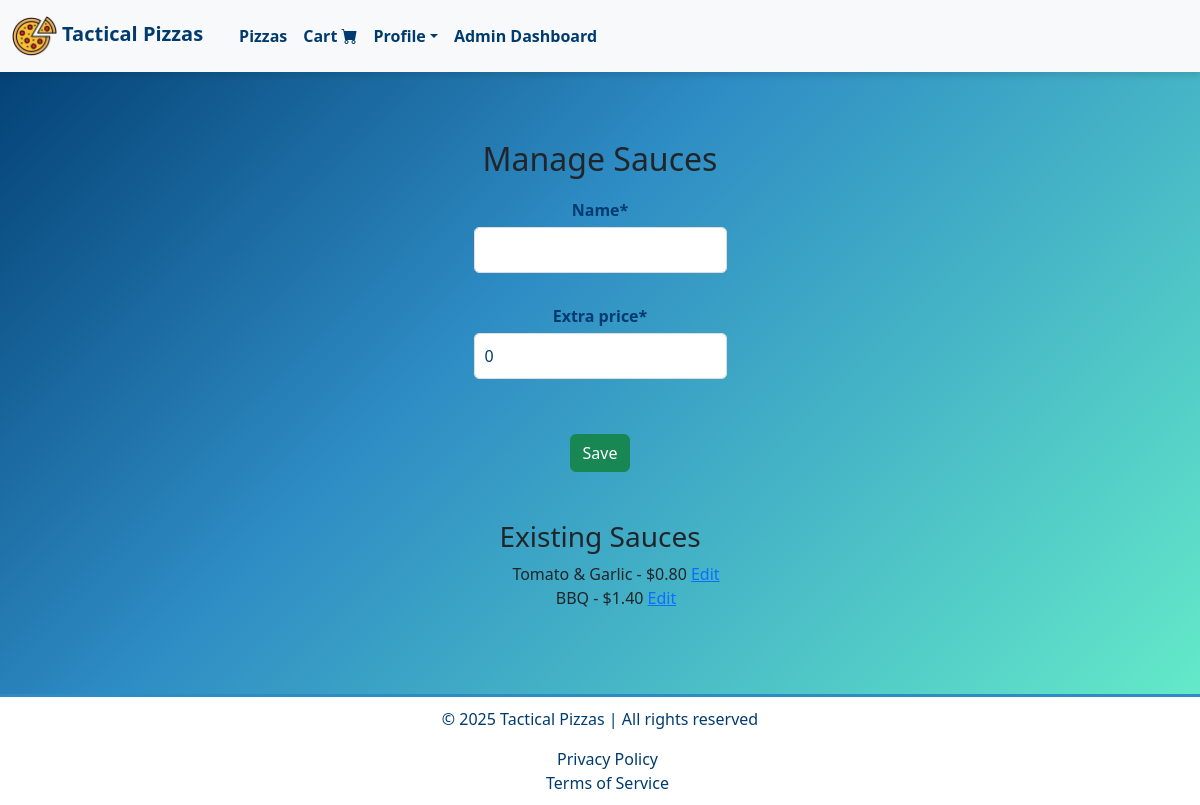
The page /products/staff/manage_sauces/ (signed in) on the database as committed earlier.
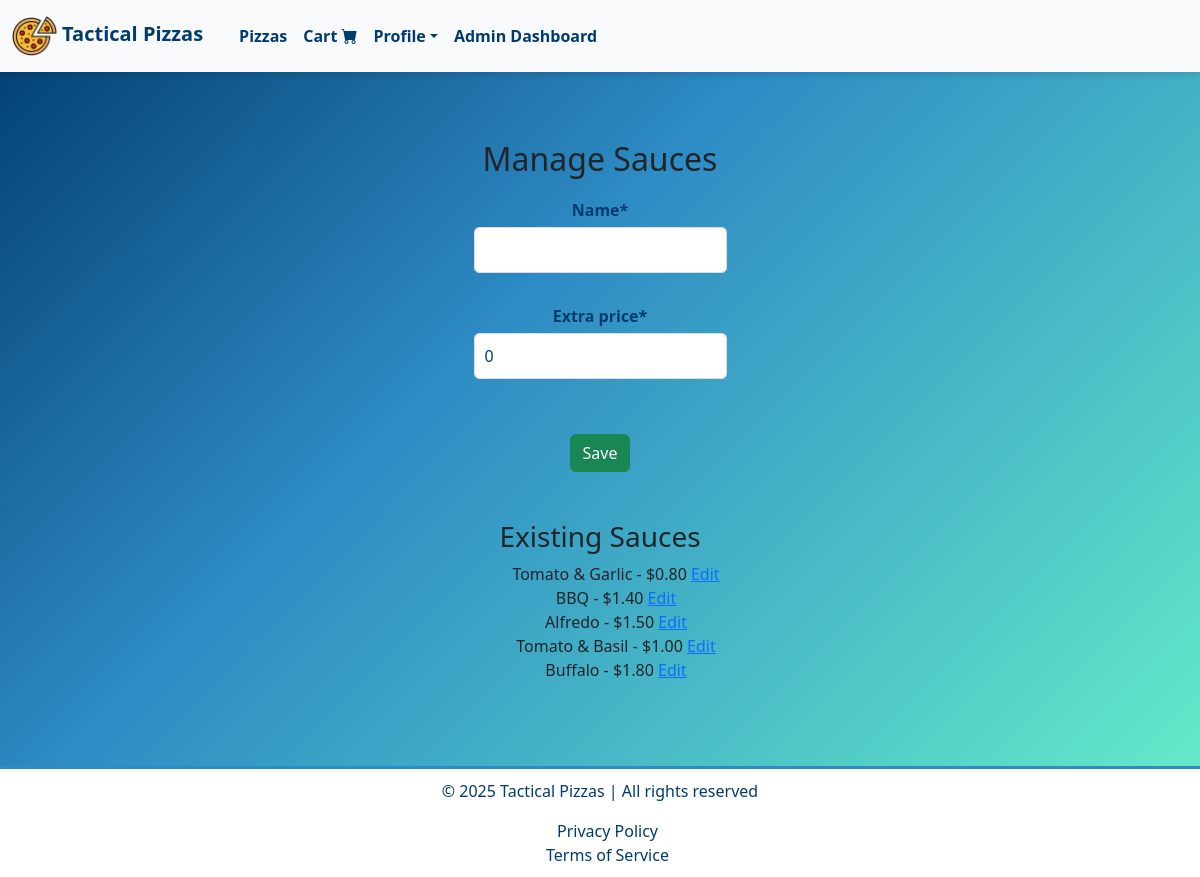
The same page on the database as committed later.
### products/models.py (models this page shows, shortened)
class Sauce(models.Model):
    name = models.CharField(max_length=50)
    extra_price = models.DecimalField(max_digits=5, decimal_places=2, default=0)
    sauce_id = models.CharField(max_length=10, unique=True, blank=True, editable=False)

### products/views.py (the view)
# urls.py: path('staff/manage_sauces/', views.manage_sauces, name='manage_sauces'),
@cache_control(no_cache=True, must_revalidate=True, no_store=True)
@user_passes_test(staff_required)
def manage_sauces(request):
    if request.method == "POST":
        form = SauceForm(request.POST)
        if form.is_valid():
            form.save()
            messages.success(request, "Sauce saved successfully.")
            return redirect('manage_sauces')
    else:
        form = SauceForm()
    sauces = Sauce.objects.all()
    return render(request, 'staff/manage_sauces.html', {
        'form': form,
        'sauces': sauces,
    })

### products/views.py (called while the page is built)
def staff_required(user):
    return user.is_staff

### register/context_processors.py (called while the page is built)
def auth_forms(request):
    return {
        'login_form': AuthenticationForm(),
        'register_form': NewUserForm(),
    }

def update_profile_form(request):
    if request.user.is_authenticated:
        return {'update_profile_form': UserProfileUpdateForm(instance=request.user)}
    return {}

### products/templates/staff/manage_sauces.html (shortened to what this page needs)
{% extends "layout.html" %}
{% load static %}
{% load crispy_forms_tags %}
{% block navbar %}
    {% include "navbar.html" %}
{% endblock %}
{% block body %}
<div class="container my-5">
    <h2>Manage Sauces</h2>
    <form method="post" class="custom-form">
        {{ form|crispy }}
        <button type="submit" class="btn btn-success">Save</button>
    </form>
    <h3 class="mt-5">Existing Sauces</h3>
    <ul>
        {% for sauce in sauces %}
        <div>{{ sauce.name }} - ${{ sauce.extra_price }}
            <a href="{% url 'edit_sauce' sauce.id %}">Edit</a>
        </div>
        {% endfor %}
    </ul>
</div>
{% endblock %}
{% block footer %}
    {% include "footer.html" %}
{% endblock %}

Rows that differ between the two databases and show on the page:
added Sauce: name "Alfredo", extra_price "1.50"
added Sauce: name "Tomato & Basil", extra_price "1.00"
added Sauce: name "Buffalo", extra_price "1.80"
